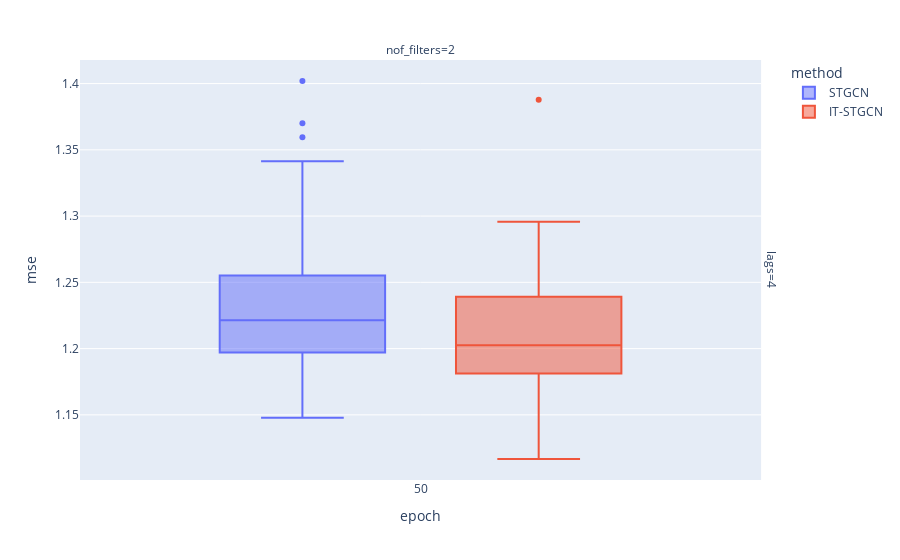

Write notebook code for a chart like this one.
### Markdown cell above
## Baseline

### Code cell
data.query("mrate ==0 and lags!=2").plot.box(backend='plotly',x='epoch',color='method',y='mse',facet_col='nof_filters',facet_row='lags',height=400)

### Figure 1 — Plotly figure (JSON) as saved in the notebook; plotly's stock layout.template omitted (floating-point values rounded to 4 significant figures)
{"data": [{"alignmentgroup": "True", "hovertemplate": "method=STGCN<br>lags=4<br>nof_filters=2<br>epoch=%{x}<br>mse=%{y}<extra></extra>", "legendgroup": "STGCN", "marker": {"color": "#636efa"}, "name": "STGCN", "notched": false, "offsetgroup": "STGCN", "orientation": "v", "showlegend": true, "type": "box", "x": [50, 50, 50, 50, 50, 50, 50, 50, 50, 50, 50, 50, 50, 50, 50, 50, 50, 50, 50, 50, 50, 50, 50, 50, 50, 50, 50, 50, 50, 50, 50, 50, 50, 50, 50, 50, 50, 50, 50, 50, 50, 50, 50, 50, 50, 50, 50, 50, 50, 50, 50, 50, 50, 50, 50, 50, 50, 50, 50, 50], "x0": " ", "xaxis": "x", "y": [1.262, 1.212, 1.22, 1.148, 1.263, 1.223, 1.217, 1.212, 1.271, 1.173, 1.16, 1.211, 1.222, 1.249, 1.241, 1.37, 1.204, 1.236, 1.313, 1.31, 1.223, 1.25, 1.193, 1.192, 1.19, 1.341, 1.215, 1.178, 1.229, 1.237, 1.339, 1.208, 1.33, 1.256, 1.21, 1.262, 1.224, 1.242, 1.196, 1.234, 1.254, 1.196, 1.204, 1.191, 1.211, 1.225, 1.158, 1.305, 1.282, 1.196, 1.241, 1.184, 1.218, 1.198, 1.217, 1.203, 1.164, 1.183, 1.359, 1.402], "y0": " ", "yaxis": "y"}, {"alignmentgroup": "True", "hovertemplate": "method=IT-STGCN<br>lags=4<br>nof_filters=2<br>epoch=%{x}<br>mse=%{y}<extra></extra>", "legendgroup": "IT-STGCN", "marker": {"color": "#EF553B"}, "name": "IT-STGCN", "notched": false, "offsetgroup": "IT-STGCN", "orientation": "v", "showlegend": true, "type": "box", "x": [50, 50, 50, 50, 50, 50, 50, 50, 50, 50, 50, 50, 50, 50, 50, 50, 50, 50, 50, 50, 50, 50, 50, 50, 50, 50, 50, 50, 50, 50, 50, 50, 50, 50, 50, 50, 50, 50, 50, 50, 50, 50, 50, 50, 50, 50, 50, 50, 50, 50, 50, 50, 50, 50, 50, 50, 50, 50, 50, 50], "x0": " ", "xaxis": "x", "y": [1.16, 1.193, 1.168, 1.173, 1.176, 1.177, 1.214, 1.257, 1.202, 1.252, 1.226, 1.171, 1.208, 1.181, 1.285, 1.279, 1.18, 1.166, 1.187, 1.161, 1.388, 1.215, 1.222, 1.205, 1.204, 1.228, 1.203, 1.255, 1.117, 1.179, 1.212, 1.19, 1.236, 1.18, 1.213, 1.198, 1.29, 1.245, 1.184, 1.265, 1.233, 1.185, 1.262, 1.285, 1.197, 1.186, 1.198, 1.194, 1.183, 1.242, 1.223, 1.181, 1.19, 1.17, 1.246, 1.266, 1.2, 1.157, 1.223, 1.296], "y0": " ", "yaxis": "y"}], "layout": {"annotations": [{"font": {}, "showarrow": false, "text": "nof_filters=2", "x": 0.49, "xanchor": "center", "xref": "paper", "y": 1, "yanchor": "bottom", "yref": "paper"}, {"font": {}, "showarrow": false, "text": "lags=4", "textangle": 90, "x": 0.98, "xanchor": "left", "xref": "paper", "y": 0.5, "yanchor": "middle", "yref": "paper"}], "autosize": true, "boxmode": "group", "legend": {"title": {"text": "method"}, "tracegroupgap": 0}, "margin": {"t": 60}, "xaxis": {"anchor": "y", "autorange": true, "domain": [0, 0.98], "range": [49.5, 50.5], "title": {"text": "epoch"}, "type": "linear"}, "yaxis": {"anchor": "x", "autorange": true, "domain": [0, 1], "range": [1.101, 1.418], "title": {"text": "mse"}, "type": "linear"}}}
